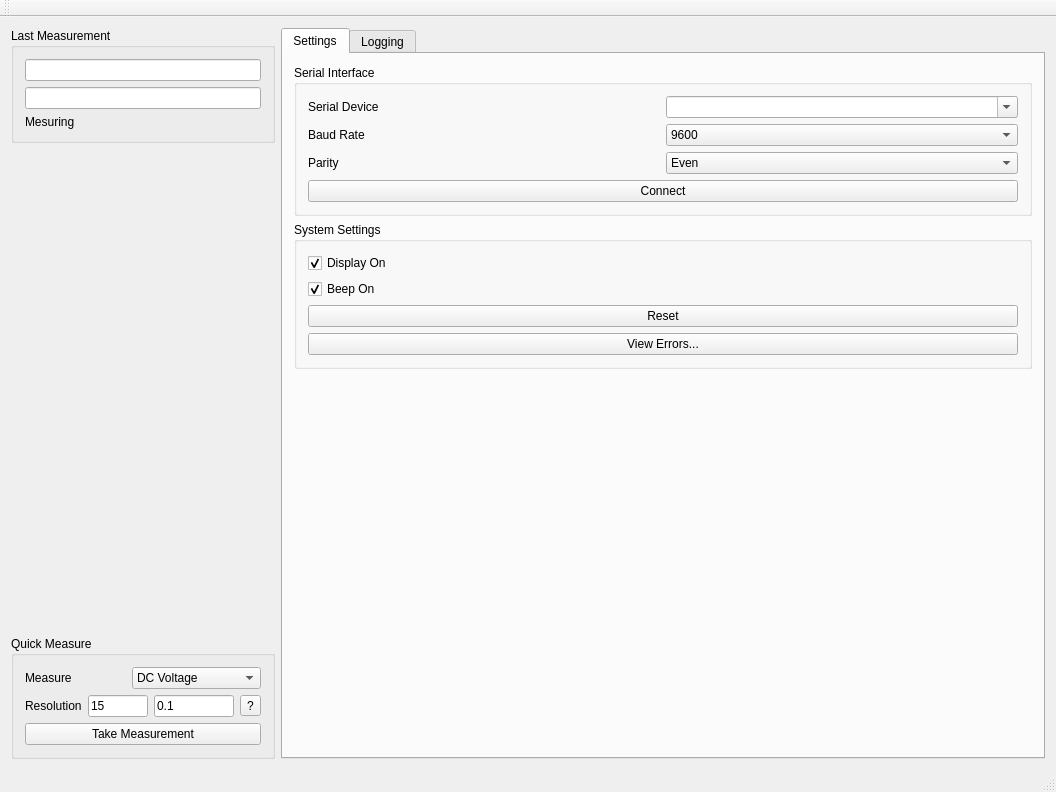
<?xml version="1.0" encoding="UTF-8"?>
<ui version="4.0">
 <class>MainWindow</class>
 <widget class="QMainWindow" name="MainWindow">
  <property name="geometry">
   <rect>
    <x>0</x>
    <y>0</y>
    <width>1056</width>
    <height>792</height>
   </rect>
  </property>
  <property name="windowTitle">
   <string>MainWindow</string>
  </property>
  <widget class="QWidget" name="centralWidget">
   <layout class="QGridLayout" name="gridLayout">
    <item row="0" column="1">
     <layout class="QHBoxLayout" name="horizontalLayout">
      <item>
       <layout class="QVBoxLayout" name="verticalLayout_9">
        <item>
         <widget class="QGroupBox" name="groupBox_5">
          <property name="title">
           <string>Last Measurement</string>
          </property>
          <layout class="QGridLayout" name="gridLayout_8">
           <item row="0" column="0">
            <layout class="QVBoxLayout" name="verticalLayout">
             <item>
              <widget class="QLineEdit" name="lastMeasurement">
               <property name="sizePolicy">
                <sizepolicy hsizetype="Maximum" vsizetype="Fixed">
                 <horstretch>0</horstretch>
                 <verstretch>0</verstretch>
                </sizepolicy>
               </property>
               <property name="maximumSize">
                <size>
                 <width>312</width>
                 <height>29</height>
                </size>
               </property>
               <property name="readOnly">
                <bool>true</bool>
               </property>
              </widget>
             </item>
             <item>
              <layout class="QHBoxLayout" name="horizontalLayout_2">
               <item>
                <widget class="QLineEdit" name="lastMeasureMode">
                 <property name="sizePolicy">
                  <sizepolicy hsizetype="Maximum" vsizetype="Fixed">
                   <horstretch>0</horstretch>
                   <verstretch>0</verstretch>
                  </sizepolicy>
                 </property>
                 <property name="maximumSize">
                  <size>
                   <width>312</width>
                   <height>16777215</height>
                  </size>
                 </property>
                 <property name="readOnly">
                  <bool>true</bool>
                 </property>
                </widget>
               </item>
              </layout>
             </item>
             <item>
              <layout class="QHBoxLayout" name="horizontalLayout_4">
               <item>
                <widget class="QLabel" name="label_2">
                 <property name="text">
                  <string>Mesuring</string>
                 </property>
                </widget>
               </item>
              </layout>
             </item>
            </layout>
           </item>
          </layout>
         </widget>
        </item>
        <item>
         <spacer name="verticalSpacer">
          <property name="orientation">
           <enum>Qt::Vertical</enum>
          </property>
          <property name="sizeHint" stdset="0">
           <size>
            <width>20</width>
            <height>40</height>
           </size>
          </property>
         </spacer>
        </item>
        <item>
         <widget class="QGroupBox" name="groupBox_6">
          <property name="title">
           <string>Quick Measure</string>
          </property>
          <layout class="QGridLayout" name="gridLayout_9">
           <item row="0" column="0">
            <layout class="QVBoxLayout" name="verticalLayout_10">
             <item>
              <layout class="QHBoxLayout" name="horizontalLayout_14">
               <item>
                <widget class="QLabel" name="label">
                 <property name="text">
                  <string>Measure</string>
                 </property>
                </widget>
               </item>
               <item>
                <widget class="QComboBox" name="quickMeasureMode">
                 <item>
                  <property name="text">
                   <string>DC Voltage</string>
                  </property>
                 </item>
                 <item>
                  <property name="text">
                   <string>DC Current</string>
                  </property>
                 </item>
                 <item>
                  <property name="text">
                   <string>AC Voltage</string>
                  </property>
                 </item>
                 <item>
                  <property name="text">
                   <string>AC Current</string>
                  </property>
                 </item>
                 <item>
                  <property name="text">
                   <string>Resistance</string>
                  </property>
                 </item>
                 <item>
                  <property name="text">
                   <string>4 Wire Resistance</string>
                  </property>
                 </item>
                 <item>
                  <property name="text">
                   <string>Frequency</string>
                  </property>
                 </item>
                 <item>
                  <property name="text">
                   <string>Period</string>
                  </property>
                 </item>
                 <item>
                  <property name="text">
                   <string>Continuity</string>
                  </property>
                 </item>
                 <item>
                  <property name="text">
                   <string>Diode</string>
                  </property>
                 </item>
                </widget>
               </item>
              </layout>
             </item>
             <item>
              <layout class="QHBoxLayout" name="horizontalLayout_15">
               <item>
                <widget class="QLabel" name="label_11">
                 <property name="text">
                  <string>Resolution</string>
                 </property>
                </widget>
               </item>
               <item>
                <widget class="QLineEdit" name="quickResOverload">
                 <property name="sizePolicy">
                  <sizepolicy hsizetype="Maximum" vsizetype="Fixed">
                   <horstretch>0</horstretch>
                   <verstretch>0</verstretch>
                  </sizepolicy>
                 </property>
                 <property name="maximumSize">
                  <size>
                   <width>60</width>
                   <height>16777215</height>
                  </size>
                 </property>
                 <property name="text">
                  <string>15</string>
                 </property>
                </widget>
               </item>
               <item>
                <widget class="QLineEdit" name="quickResLowerLimit">
                 <property name="sizePolicy">
                  <sizepolicy hsizetype="Maximum" vsizetype="Fixed">
                   <horstretch>0</horstretch>
                   <verstretch>0</verstretch>
                  </sizepolicy>
                 </property>
                 <property name="maximumSize">
                  <size>
                   <width>80</width>
                   <height>16777215</height>
                  </size>
                 </property>
                 <property name="text">
                  <string>0.1</string>
                 </property>
                </widget>
               </item>
               <item>
                <widget class="QToolButton" name="quickResHelp">
                 <property name="text">
                  <string>?</string>
                 </property>
                </widget>
               </item>
              </layout>
             </item>
            </layout>
           </item>
           <item row="1" column="0">
            <widget class="QPushButton" name="quickTakeMeasurement">
             <property name="text">
              <string>Take Measurement</string>
             </property>
            </widget>
           </item>
          </layout>
         </widget>
        </item>
       </layout>
      </item>
      <item>
       <widget class="QTabWidget" name="tabWidget">
        <property name="currentIndex">
         <number>0</number>
        </property>
        <widget class="QWidget" name="tab_3">
         <attribute name="title">
          <string>Settings</string>
         </attribute>
         <layout class="QGridLayout" name="gridLayout_2">
          <item row="1" column="0">
           <layout class="QVBoxLayout" name="verticalLayout_4">
            <item>
             <widget class="QGroupBox" name="groupBox_3">
              <property name="title">
               <string>System Settings</string>
              </property>
              <layout class="QGridLayout" name="gridLayout_5">
               <item row="2" column="0">
                <widget class="QCheckBox" name="beepEnable">
                 <property name="text">
                  <string>Beep On</string>
                 </property>
                 <property name="checked">
                  <bool>true</bool>
                 </property>
                </widget>
               </item>
               <item row="1" column="0">
                <widget class="QCheckBox" name="displayEnable">
                 <property name="text">
                  <string>Display On</string>
                 </property>
                 <property name="checked">
                  <bool>true</bool>
                 </property>
                </widget>
               </item>
               <item row="3" column="0">
                <layout class="QVBoxLayout" name="verticalLayout_6">
                 <item>
                  <layout class="QHBoxLayout" name="horizontalLayout_11">
                   <item>
                    <widget class="QPushButton" name="systReset">
                     <property name="text">
                      <string>Reset</string>
                     </property>
                    </widget>
                   </item>
                  </layout>
                 </item>
                </layout>
               </item>
               <item row="4" column="0">
                <widget class="QPushButton" name="viewErrors">
                 <property name="text">
                  <string>View Errors...</string>
                 </property>
                </widget>
               </item>
              </layout>
             </widget>
            </item>
           </layout>
          </item>
          <item row="4" column="0">
           <spacer name="verticalSpacer_2">
            <property name="orientation">
             <enum>Qt::Vertical</enum>
            </property>
            <property name="sizeHint" stdset="0">
             <size>
              <width>20</width>
              <height>40</height>
             </size>
            </property>
           </spacer>
          </item>
          <item row="0" column="0">
           <widget class="QGroupBox" name="groupBox">
            <property name="sizePolicy">
             <sizepolicy hsizetype="Expanding" vsizetype="Preferred">
              <horstretch>0</horstretch>
              <verstretch>0</verstretch>
             </sizepolicy>
            </property>
            <property name="title">
             <string>Serial Interface</string>
            </property>
            <layout class="QGridLayout" name="gridLayout_3">
             <item row="0" column="0">
              <layout class="QVBoxLayout" name="verticalLayout_2">
               <item>
                <layout class="QHBoxLayout" name="horizontalLayout_5">
                 <item>
                  <widget class="QLabel" name="label_4">
                   <property name="text">
                    <string>Serial Device</string>
                   </property>
                  </widget>
                 </item>
                 <item>
                  <widget class="QComboBox" name="serialDevice">
                   <property name="editable">
                    <bool>true</bool>
                   </property>
                  </widget>
                 </item>
                </layout>
               </item>
               <item>
                <layout class="QHBoxLayout" name="horizontalLayout_6">
                 <item>
                  <widget class="QLabel" name="label_5">
                   <property name="text">
                    <string>Baud Rate</string>
                   </property>
                  </widget>
                 </item>
                 <item>
                  <widget class="QComboBox" name="serialBaudRate">
                   <item>
                    <property name="text">
                     <string>9600</string>
                    </property>
                   </item>
                   <item>
                    <property name="text">
                     <string>4800</string>
                    </property>
                   </item>
                   <item>
                    <property name="text">
                     <string>2400</string>
                    </property>
                   </item>
                   <item>
                    <property name="text">
                     <string>1200</string>
                    </property>
                   </item>
                   <item>
                    <property name="text">
                     <string>600</string>
                    </property>
                   </item>
                   <item>
                    <property name="text">
                     <string>300</string>
                    </property>
                   </item>
                  </widget>
                 </item>
                </layout>
               </item>
               <item>
                <layout class="QHBoxLayout" name="horizontalLayout_8">
                 <item>
                  <widget class="QLabel" name="label_6">
                   <property name="text">
                    <string>Parity</string>
                   </property>
                  </widget>
                 </item>
                 <item>
                  <widget class="QComboBox" name="serialParity">
                   <item>
                    <property name="text">
                     <string>Even</string>
                    </property>
                   </item>
                   <item>
                    <property name="text">
                     <string>Odd</string>
                    </property>
                   </item>
                   <item>
                    <property name="text">
                     <string>None</string>
                    </property>
                   </item>
                  </widget>
                 </item>
                </layout>
               </item>
               <item>
                <layout class="QHBoxLayout" name="horizontalLayout_9"/>
               </item>
              </layout>
             </item>
             <item row="1" column="0">
              <widget class="QPushButton" name="connectToDevice">
               <property name="sizePolicy">
                <sizepolicy hsizetype="Expanding" vsizetype="Fixed">
                 <horstretch>0</horstretch>
                 <verstretch>0</verstretch>
                </sizepolicy>
               </property>
               <property name="text">
                <string>Connect</string>
               </property>
              </widget>
             </item>
            </layout>
           </widget>
          </item>
         </layout>
        </widget>
        <widget class="QWidget" name="tab_4">
         <attribute name="title">
          <string>Logging</string>
         </attribute>
         <layout class="QGridLayout" name="gridLayout_6">
          <item row="0" column="0">
           <layout class="QVBoxLayout" name="verticalLayout_7">
            <item>
             <widget class="QGroupBox" name="groupBox_4">
              <property name="title">
               <string>Logging Setup</string>
              </property>
              <layout class="QGridLayout" name="gridLayout_7">
               <item row="0" column="0">
                <layout class="QVBoxLayout" name="verticalLayout_8">
                 <item>
                  <layout class="QHBoxLayout" name="horizontalLayout_18">
                   <item>
                    <widget class="QLabel" name="label_13">
                     <property name="text">
                      <string>Tigger Source</string>
                     </property>
                    </widget>
                   </item>
                   <item>
                    <widget class="QComboBox" name="logTrigSource">
                     <item>
                      <property name="text">
                       <string>Automatic</string>
                      </property>
                     </item>
                     <item>
                      <property name="text">
                       <string>Manual</string>
                      </property>
                     </item>
                    </widget>
                   </item>
                  </layout>
                 </item>
                 <item>
                  <widget class="QGroupBox" name="groupBox_8">
                   <property name="title">
                    <string>Automatic</string>
                   </property>
                   <layout class="QGridLayout" name="gridLayout_11">
                    <item row="0" column="0">
                     <layout class="QHBoxLayout" name="horizontalLayout_12">
                      <item>
                       <widget class="QLabel" name="label_9">
                        <property name="text">
                         <string>Auto Trigger Interval (seconds)</string>
                        </property>
                       </widget>
                      </item>
                      <item>
                       <spacer name="horizontalSpacer_2">
                        <property name="orientation">
                         <enum>Qt::Horizontal</enum>
                        </property>
                        <property name="sizeType">
                         <enum>QSizePolicy::Maximum</enum>
                        </property>
                        <property name="sizeHint" stdset="0">
                         <size>
                          <width>43</width>
                          <height>20</height>
                         </size>
                        </property>
                       </spacer>
                      </item>
                      <item>
                       <widget class="QSpinBox" name="logAutoInterval">
                        <property name="sizePolicy">
                         <sizepolicy hsizetype="Expanding" vsizetype="Fixed">
                          <horstretch>0</horstretch>
                          <verstretch>0</verstretch>
                         </sizepolicy>
                        </property>
                        <property name="maximum">
                         <number>100000</number>
                        </property>
                       </widget>
                      </item>
                     </layout>
                    </item>
                    <item row="1" column="0">
                     <layout class="QHBoxLayout" name="horizontalLayout_19">
                      <item>
                       <widget class="QLabel" name="label_14">
                        <property name="text">
                         <string>Auto Trigger Samples</string>
                        </property>
                       </widget>
                      </item>
                      <item>
                       <spacer name="horizontalSpacer_4">
                        <property name="orientation">
                         <enum>Qt::Horizontal</enum>
                        </property>
                        <property name="sizeType">
                         <enum>QSizePolicy::Maximum</enum>
                        </property>
                        <property name="sizeHint" stdset="0">
                         <size>
                          <width>39</width>
                          <height>20</height>
                         </size>
                        </property>
                       </spacer>
                      </item>
                      <item>
                       <widget class="QSpinBox" name="logAutoSamplesMax">
                        <property name="sizePolicy">
                         <sizepolicy hsizetype="Expanding" vsizetype="Fixed">
                          <horstretch>0</horstretch>
                          <verstretch>0</verstretch>
                         </sizepolicy>
                        </property>
                        <property name="maximum">
                         <number>9999999</number>
                        </property>
                       </widget>
                      </item>
                      <item>
                       <widget class="QCheckBox" name="logAutoSamplesLimit">
                        <property name="text">
                         <string>No Limit</string>
                        </property>
                        <property name="checked">
                         <bool>true</bool>
                        </property>
                       </widget>
                      </item>
                     </layout>
                    </item>
                   </layout>
                  </widget>
                 </item>
                 <item>
                  <layout class="QHBoxLayout" name="horizontalLayout_13">
                   <item>
                    <widget class="QLabel" name="label_10">
                     <property name="text">
                      <string>Samples Per Trigger</string>
                     </property>
                    </widget>
                   </item>
                   <item>
                    <widget class="QSpinBox" name="logTriggerSampleCount">
                     <property name="minimum">
                      <number>1</number>
                     </property>
                     <property name="maximum">
                      <number>50000</number>
                     </property>
                    </widget>
                   </item>
                  </layout>
                 </item>
                 <item>
                  <layout class="QHBoxLayout" name="horizontalLayout_17">
                   <item>
                    <widget class="QLabel" name="label_12">
                     <property name="text">
                      <string>Sample Delay </string>
                     </property>
                    </widget>
                   </item>
                   <item>
                    <widget class="QSpinBox" name="logTriggerSampleDelay">
                     <property name="maximum">
                      <number>3600</number>
                     </property>
                    </widget>
                   </item>
                  </layout>
                 </item>
                </layout>
               </item>
              </layout>
             </widget>
            </item>
            <item>
             <widget class="QGroupBox" name="groupBox_7">
              <property name="title">
               <string>Measurement Settings</string>
              </property>
              <layout class="QGridLayout" name="gridLayout_10">
               <item row="0" column="0">
                <layout class="QVBoxLayout" name="verticalLayout_11">
                 <item>
                  <layout class="QHBoxLayout" name="horizontalLayout_20">
                   <item>
                    <widget class="QLabel" name="label_15">
                     <property name="text">
                      <string>Measure</string>
                     </property>
                    </widget>
                   </item>
                   <item>
                    <widget class="QComboBox" name="logMeasureMode">
                     <item>
                      <property name="text">
                       <string>DC Voltage</string>
                      </property>
                     </item>
                     <item>
                      <property name="text">
                       <string>DC Current</string>
                      </property>
                     </item>
                     <item>
                      <property name="text">
                       <string>AC Voltage</string>
                      </property>
                     </item>
                     <item>
                      <property name="text">
                       <string>AC Current</string>
                      </property>
                     </item>
                     <item>
                      <property name="text">
                       <string>Resistance</string>
                      </property>
                     </item>
                     <item>
                      <property name="text">
                       <string>4 Wire Resistance</string>
                      </property>
                     </item>
                     <item>
                      <property name="text">
                       <string>Frequency</string>
                      </property>
                     </item>
                     <item>
                      <property name="text">
                       <string>Period</string>
                      </property>
                     </item>
                     <item>
                      <property name="text">
                       <string>Continuity</string>
                      </property>
                     </item>
                     <item>
                      <property name="text">
                       <string>Diode</string>
                      </property>
                     </item>
                    </widget>
                   </item>
                  </layout>
                 </item>
                 <item>
                  <layout class="QHBoxLayout" name="horizontalLayout_10">
                   <item>
                    <widget class="QLabel" name="label_8">
                     <property name="text">
                      <string>Resolution</string>
                     </property>
                    </widget>
                   </item>
                   <item>
                    <spacer name="horizontalSpacer_5">
                     <property name="orientation">
                      <enum>Qt::Horizontal</enum>
                     </property>
                     <property name="sizeType">
                      <enum>QSizePolicy::Maximum</enum>
                     </property>
                     <property name="sizeHint" stdset="0">
                      <size>
                       <width>112</width>
                       <height>20</height>
                      </size>
                     </property>
                    </spacer>
                   </item>
                   <item>
                    <widget class="QLineEdit" name="logResOverload">
                     <property name="text">
                      <string>15</string>
                     </property>
                    </widget>
                   </item>
                   <item>
                    <widget class="QLineEdit" name="logResLowerLimit">
                     <property name="text">
                      <string>0.1</string>
                     </property>
                    </widget>
                   </item>
                   <item>
                    <widget class="QToolButton" name="logResHelp">
                     <property name="text">
                      <string>?</string>
                     </property>
                    </widget>
                   </item>
                  </layout>
                 </item>
                </layout>
               </item>
              </layout>
             </widget>
            </item>
            <item>
             <widget class="QGroupBox" name="groupBox_2">
              <property name="title">
               <string>File Settings</string>
              </property>
              <layout class="QGridLayout" name="gridLayout_4">
               <item row="0" column="0">
                <layout class="QVBoxLayout" name="verticalLayout_5">
                 <item>
                  <layout class="QHBoxLayout" name="horizontalLayout_21">
                   <item>
                    <widget class="QLabel" name="label_16">
                     <property name="text">
                      <string>Log to file</string>
                     </property>
                    </widget>
                   </item>
                   <item>
                    <widget class="QLineEdit" name="logFilePath"/>
                   </item>
                   <item>
                    <widget class="QPushButton" name="logFileBrowse">
                     <property name="text">
                      <string>Browse...</string>
                     </property>
                    </widget>
                   </item>
                  </layout>
                 </item>
                 <item>
                  <widget class="QRadioButton" name="logAppend">
                   <property name="text">
                    <string>Append</string>
                   </property>
                   <property name="checked">
                    <bool>true</bool>
                   </property>
                  </widget>
                 </item>
                 <item>
                  <widget class="QRadioButton" name="logReplace">
                   <property name="text">
                    <string>Replace</string>
                   </property>
                  </widget>
                 </item>
                </layout>
               </item>
              </layout>
             </widget>
            </item>
            <item>
             <spacer name="verticalSpacer_3">
              <property name="orientation">
               <enum>Qt::Vertical</enum>
              </property>
              <property name="sizeHint" stdset="0">
               <size>
                <width>20</width>
                <height>40</height>
               </size>
              </property>
             </spacer>
            </item>
            <item>
             <widget class="QPushButton" name="logStart">
              <property name="text">
               <string>Start Logging</string>
              </property>
             </widget>
            </item>
            <item>
             <layout class="QHBoxLayout" name="horizontalLayout_3">
              <item>
               <widget class="QLabel" name="label_3">
                <property name="text">
                 <string>Notes</string>
                </property>
               </widget>
              </item>
              <item>
               <widget class="QLineEdit" name="dataNotes"/>
              </item>
              <item>
               <widget class="QPushButton" name="loggingStop">
                <property name="text">
                 <string>Stop Logging</string>
                </property>
               </widget>
              </item>
             </layout>
            </item>
           </layout>
          </item>
         </layout>
        </widget>
       </widget>
      </item>
     </layout>
    </item>
   </layout>
  </widget>
  <widget class="QMenuBar" name="menuBar">
   <property name="geometry">
    <rect>
     <x>0</x>
     <y>0</y>
     <width>1056</width>
     <height>23</height>
    </rect>
   </property>
  </widget>
  <widget class="QToolBar" name="mainToolBar">
   <attribute name="toolBarArea">
    <enum>TopToolBarArea</enum>
   </attribute>
   <attribute name="toolBarBreak">
    <bool>false</bool>
   </attribute>
  </widget>
  <widget class="QStatusBar" name="statusBar"/>
 </widget>
 <layoutdefault spacing="6" margin="11"/>
 <resources/>
 <connections/>
</ui>
